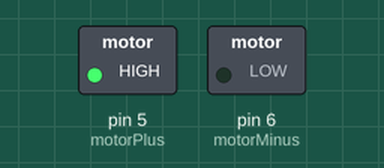
The sketch below on a simulated Arduino Uno, built with avr-gcc and run on an emulated ATmega328P. Shown: switched loads named in the sketch (green lamp = pin HIGH).

Above: at 1.0 s.
At 3.0 s:
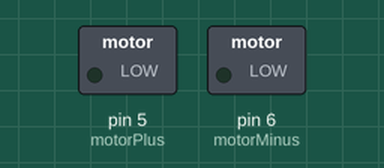
At 6.0 s:
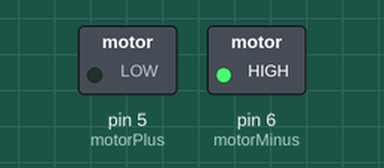
Timing chart, 0 to 10.4 s (numbered marks = the images above):
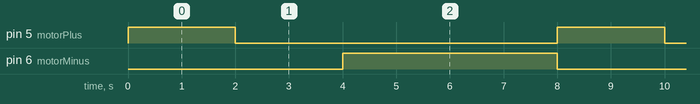

Measured:
- by itself, pin 5 (motorPlus): alternates HIGH for 2.0 s and LOW for 6.0 s
- by itself, pin 6 (motorMinus): alternates HIGH for 4.0 s and LOW for 4.0 s
- by itself, everything shown: repeats every 8.0 s, in 3 steps

The sketch:

Motor.ino
```cpp
int motorPlus = 5;
int motorMinus = 6;
void setup() {
  // put your setup code here, to run once:
pinMode(motorPlus,OUTPUT);
pinMode(motorMinus,OUTPUT);
}

void loop() {
  // put your main code here, to run repeatedly:
  //Anticlockwise

digitalWrite(motorPlus,HIGH);
digitalWrite(motorMinus,LOW);
delay(2000);
//Idle
digitalWrite(motorPlus,LOW);
digitalWrite(motorMinus,LOW);
delay(2000);
//clockwise
digitalWrite(motorPlus,LOW);
digitalWrite(motorMinus,HIGH);
delay(4000);
}
```
